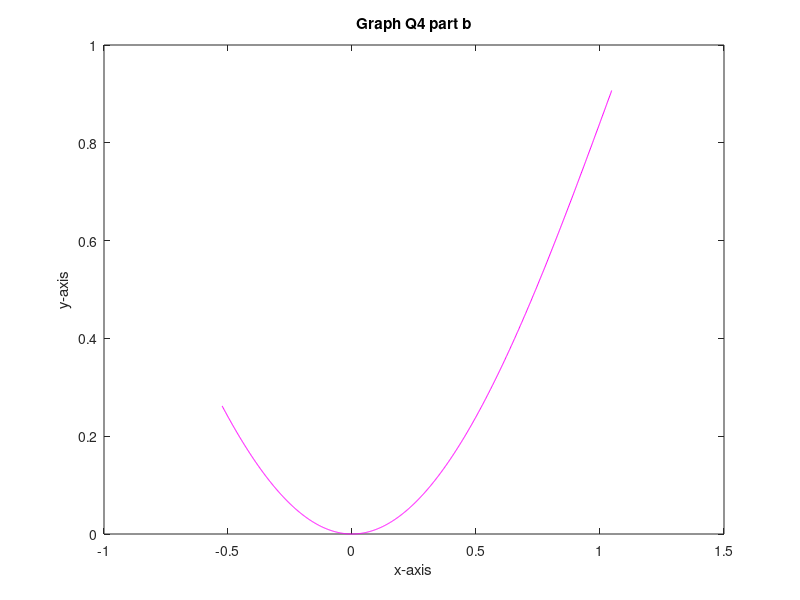

Reproduce this figure in MATLAB. (Note: this script raises an error after producing the figure.)
clear all
clc

figure;
% %Creating anonymous function
h= @(x)x.*sin(x); 
hh= @(x)2.*x.^3;
x=linspace(-pi/6,pi/3,1000);% -pi/6<x<pi/3

grid on 

% %Generate a graph 
plot(x,h(x),'m');
hold on


% formaiting a plot
xlabel('x-axis')
ylabel('y-axis')
title('Graph Q4 part b')


x0 = [5;5];
options = optimoptions('fsolve','Display','iter');
[x_intercepts,fval] = fsolve(@myfun,x0,options);
first_x = x_intercepts(1)
first_y = x_intercepts(2)

x0 = [-5;5];
options = optimoptions('fsolve','Display','iter');
[x_intercepts,fval] = fsolve(@myfun,x0,options);
second_x = x_intercepts(1)
second_y = x_intercepts(2)

% Shading the area in between
x=linspace(first_x,second_x,100);% -pi/6<x<pi/3
curve1 = x.*sin(x);
curve2 = 2*x.^3;
plot(x, curve1, 'r', 'LineWidth', 2);
hold on;
plot(x, curve2, 'b', 'LineWidth', 2);
x2 = [x, fliplr(x)];
inBetween = [curve1, fliplr(curve2)];
fill(x2, inBetween, 'g');

% To calculate area
syms i
i = linspace(first_x,second_x,1000);
y1 = i.*sin(i);
y2 = 2*i.^3;
area = trapz(i,y2)-trapz(i,y1)

% Exact points of x and y intersection  
% syms x
% Equation2= x.*sin(x)-(x)2.*x.^3;
% solution2=solve(Equation2,x)
% x_intercept(1)=double(solution2);
% x_intercept(2)=-double(solution2); %the graph is not symmetrical. 
% plot(x_intercept,y(x_intercept),'k*')

% 
% %Shade the region enclosed 
% fill(x,h(x),'b')    % fill area defined by lower curve
% fill(x,hh(x),'b') %fill area defined by upper curve
% legend('h=x.*sin(x)','hh=(x) 2.*cos(x)','','Shaded region enclosed')

% %The area of the region bounded by the curves

% Area=int(Equation2)  % I SHOULD ADD BOUNDRY?